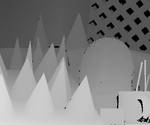
#> input picture EM/data/cones/disp2_small.png, 150 x 125 px, found by its file name; its folder holds 7 pictures in this run
$ jupyter execute --allow-errors reproduce.ipynb
#> lines starting #> are read from the running program, lines starting #| are printed output that depends on the picture
[cell 1]
import numpy as np

## @TODO

1. 再开一个 b_mat ✅
2. 写一个自由能函数，看看到底是否会下降 ✅
3. b_mat 初始化也有问题，要归一化 ✅
4. 现在问题，所有点都被更新为可见
5. 把代码取出来，方便debug

1. depth -> disparity, 预测 ideal_image 的 disparity_map ✅
2. 图片可以再缩小一倍，加快速度 ✅
2. b的初始化 ✅
3. sigma = 5 ✅
4. 向量化编程

## 重大错误

- 对 $b_i^m$ 更新理解不到位，应该不能用已有的 Depth / visible，而是要估计其二者的分布！

## 读取一个图片，获取必要参数

[cell 2]
from PIL import Image
from matplotlib import pyplot as plt
import os
import utils

DATA_PREFIX = "/Users/yee/Desktop/paper/EM/data/cones/"

[cell 3]
## 读取图片和disparity map
true_disparity_image = (np.array(Image.open(DATA_PREFIX + "disp2_small.png")) / 9).astype(int)
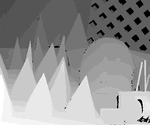
#> true_disparity_image: shape (125, 150) int64; min 0, max 24, mean 14; drawn with min black and max white
image1 = np.array(Image.open(DATA_PREFIX + "im2_small.png").convert("L"), dtype='int64')
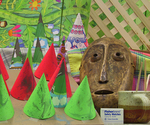
#> input picture EM/data/cones/im2_small.png, 150 x 125 px, found by its file name
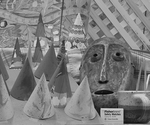
#> image1: shape (125, 150) int64; min 0, max 225, mean 125.5
image2 = np.array(Image.open(DATA_PREFIX + "im6_small.png").convert("L"), dtype='int64')
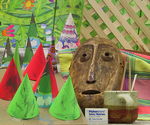
#> input picture EM/data/cones/im6_small.png, 150 x 125 px, found by its file name
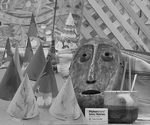
#> image2: shape (125, 150) int64; min 0, max 230, mean 128.9

[cell 4]
plt.imshow(true_disparity_image, cmap="gray")

## 初始化参数

注意 width 是列，height 是行！
访问 x,y 和 矩阵行列是反的

[cell 5]
#############################
""" basic params """

NUM_INPUT = 2
HEIGHT = 125
WIDTH = 150
NUM_COLOR = 2  # 灰度图

# 32 种 color bins(0,1,2,3,4,5,6,7 是第一个bin), 灰度图的 scale 0 - 255
NUM_COLOR_BINS = 32
num_color_in_bin = 256 / NUM_COLOR_BINS
C = 10 ** (-4)  # in the psi function(potential function)
sigma_d = 300
sigma_v = 30

###############################
""" visible variables """

NUM_VISIBLE_CONF = 2  # S
NUM_DEPTH_LEVEL = 24  # R depth level
num_visible_state = NUM_VISIBLE_CONF * NUM_DEPTH_LEVEL  # M = R * S 从 0 开始 m = r * S + s

## visibility configuration matrix
visibility_conf_mat = np.array([[1, 1], [1, 0]])

## depth value for each level
depth_vec = [i + 1 for i in range(NUM_DEPTH_LEVEL)]

###############################
""" input image """

I = [image1, image2]


###############################
""" \Theta"""

## ideal image
ideal_image = I[0] ## 初始值设为 I[0]


## histgram for each image
## 0(0,1,2,3,4,5,6,7), 1(8,9,10,11,12,13,14,15), ... 31 ( 32 bins )
## 初始分布暂时选取一个均匀分布
hist_mat = np.ones([NUM_INPUT, NUM_COLOR_BINS]) / NUM_COLOR_BINS


## 灰度图相当于一个一维分布, 不能随意初始化，否则会导致正太分布的概率过于小
covariance = 5
###############################

## 开始对 b 与 visibility_state 的初始化

这里无视了任何 ground truth 的结果，先试试这样会怎么样

[cell 6]
b_mat = np.zeros([HEIGHT * WIDTH, num_visible_state])
#> (the rest of this cell did not finish here and is left out)

[cell 7]
disparity_image = np.zeros([HEIGHT, WIDTH])
visible_image = np.zeros([HEIGHT, WIDTH])
#> (the rest of this cell did not finish here and is left out)

[cell 8]
plt.imshow(true_disparity_image, cmap='gray')

[cell 9]
plt.imshow(disparity_image, cmap='gray')
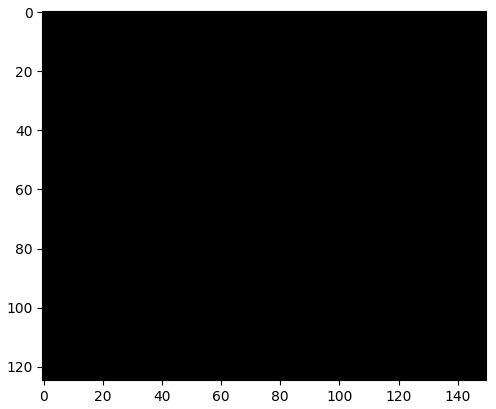
#> figure drawn by matplotlib, 1 panel

[cell 10]
plt.imshow(visible_image, cmap = 'gray')

## EM 算法

### 自由能

$$F(q, \theta) = -E_q[logp(y, x|\theta)] - H(q)$$
$$ =-E_q[logp(y|x, \theta) + logp(x)] - H(q) $$

利用 **mean field approxiamation** 来估计后验分布 $p(x | y, \hat{\theta^{(t)}}) = h(x) = \Pi_ih_i(x_i)$

计算$ F_{MF}$

首先计算 $\log p(y_{i^{'}} | x_i^m, \theta) = [f(y^{k}_{i_{'}}; y_i^*, \Sigma)]^{v_i^{sk}}[g(y_{i^{'}}^k; h^k)]^{1-v_i^{sk}}$

## estimation

这一步要确定隐变量的分布，用 $b_i^m$ 来代表分布 ideal_image 中第 i 个点，是状态 m 的概率

计算 $\psi_{mn}$ $x_i, x_j, 在 状态 m, n的potential$
$\psi(x_{i}^{rs}, x_{j}^{pq}) = \exp({-D1 - D2}) + C$

$D1 = \dfrac{D_{ij}(r, p)}{\sigma_d} = \dfrac{|r - p|}{ R \times \sigma_d}$

$D2 = \dfrac{D_{ij}(s, q)}{\sigma_v}$

[cell 11]
import math

## depth level 的距离
def cal_D1(r, p, sigma_d):
    D1 = abs(r - p) / (NUM_DEPTH_LEVEL * sigma_d)
    return D1

## visibility level 的距离
## number of dissimilar entries of v_i^s and v_j^q
## s, q configuration 的index，可以对应出两个向量
# [16 lines left out: functions cal_D2, psi_mn, not called in this run]

## 返回正态分布的概率

服从 $\mu = y_i^*, \Sigma$ 的正态分布

[cell 12]
from scipy import stats
stats.norm.pdf(2, 0, 4)
def norm_pdf(x, mu, sigma):
    return math.exp(-0.5 * (x - mu) ** 2 / sigma ** 2) / (math.sqrt(2 * math.pi) * sigma)

## 返回 histgram 的概率

先考虑灰度图 0 ~ 255

$h^k = \{h_b^k \}$

b 在 $[0, 31]$ 中取值，32个bins

$[0, 1, 2, 3, 4, 5, 6, 7] ... [248, 249, 250, 251, 252, 253, 254, 255]$

[cell 13]
def hist_prob(k, color):
    bin_index = int(color // num_color_in_bin)
    return hist_mat[k][bin_index]

## E step

更新 $b_i^m$

[cell 14]
# [36 lines left out: functions update_bim_iterunit, update_bim, not called in this run]

def update_b():
    cnt = 0
    for i in range(HEIGHT * WIDTH):
        cnt += 1
        row, col = map_1D_to_2D(i)

        if cnt == WIDTH:
            cnt = 0
            print("\r" + str(row), end="")
            ## break

        r, s = map_m_to_r_s(visible_state[row, col])
        for m in range(num_visible_state):

#             print(f"[update_b]: i = {i}")
            update_bim(i, m)

    ## 归一化
    for index in range(HEIGHT * WIDTH):
        b_mat[index] = b_mat[index] / sum(b_mat[index])


# [34 lines left out: function free_energy, not called in this run]

## 更新隐变量 D, V 的值

$b_i^m$ 相当于一个隐变量的分布

[cell 15]
## 先采用简单的，取 argmax
# 返回Depth level, conf index
# [6 lines left out: function update_visible, not called in this run]

def E_step():
    update_b()
    update_visible(b_mat)

[cell 16]
# print(f"free energy: {free_energy()}")

#> (a cell that did not finish here is left out)

#> (a cell that did not finish here is left out)

#> (a cell that did not finish here is left out)

[cell 20]
depth_map = np.zeros([HEIGHT, WIDTH])
visi_map = np.zeros([HEIGHT, WIDTH])
#> (the rest of this cell did not finish here and is left out)

[cell 21]
plt.imshow(visi_map, cmap ='gray')

[cell 22]
plt.imshow(depth_map, cmap='gray')
# [4 lines of commented-out code are left out]

## maxmization

更新$y_i^* = \dfrac{\Sigma_k V_i^k y^k_{i^{'}}}{\Sigma_k V_i^k}$

[cell 23]
## 已知 visible variable
# [11 lines left out: function update_one_pixel, not called in this run]

def update_y_ideal():
    for i in range(HEIGHT):
        for j in range(WIDTH):
            index = map_2D_to_1D(i, j)
            update_one_pixel(index)

更新 $\Sigma$

[cell 24]
# [14 lines left out: function update_cov, not called in this run]

更新 $h_b^k$

[cell 25]
# [23 lines left out: functions is_in_color_bin, update_h_of_one_image, not called in this run]

def update_hist():
    for k in range(NUM_INPUT):
        update_h_of_one_image(k)

def M_step():
    global covariance
    update_y_ideal()
    covariance = update_cov()
    update_hist()

#> (a cell that did not finish here is left out)

[cell 27]
print(covariance)
print((hist_mat[1]))
plt.imshow(ideal_image, cmap ='gray')

[cell 28]
sum(hist_mat[1])

[cell 29]
plt.imshow(I[0], cmap='gray')

[cell 30]
## util functions and classes


## read in the file
class FileReader(object):

    # [7 lines left out: function __init__, not called in this run]


    def _open_image(self, path):
        return Image.open(path).convert('L')


    # [14 lines left out: function _parse_calibration_info, not called in this run]

    def get_image_and_calibration(self, index):

        return (self._open_image(self.info_list[index][0]), self.info_list[index][1:])


## store image info
class ImageInfo(object):
    # [16 lines left out: functions __init__, construct_basic_param, not called in this run]

## utils functions

[cell 31]
## 此函数需要矩阵坐标
## 返回一个矩阵坐标
# [6 lines left out: function map_ideal_to_kth, not called in this run]


## 此函数针对于 矩阵形式的坐标
## @param: i 为行index(height, y), j 为列index(width, x), 均从0开始
## @return: i * n_cols + j
def map_2D_to_1D(i, j, n_rows=HEIGHT, n_cols=WIDTH):
    if j >= n_cols:
        print(f"[map_2D_to_1D]: width {j} index out of range")
        return None
    elif j < 0:
        print(f"[map_2D_to_1D]: width {j} index out of range")
    if i >= n_rows:
        print(f"[map_2D_to_1D]: height {i} index out of range")
        return None
    elif i < 0:
        print(f"[map_2D_to_1D]: height {i} index out of range")
    return int(i * n_cols + j)

## @param: index, 1维化的index
def map_1D_to_2D(index, n_rows=HEIGHT, n_cols=WIDTH):
    i = index // n_cols
    j = index - i * n_cols
    if i >= n_rows:
        print(f"[map_1D_to_2D] height {i} index out of range")
        return None
    if j >= n_cols:
        print(f"[map_1D_to_2D] width {j} index out of range")
        return None
    return (int(i), int(j))


## 从状态 m，映射到 Depth level r 和 visibility configuration s
## M = RS, m = r * S + s, m, r, s 都从0开始
def map_m_to_r_s(m, R=NUM_DEPTH_LEVEL, S=NUM_VISIBLE_CONF):
    return map_1D_to_2D(m, R, S)

def map_r_s_to_m(r, s, R=NUM_DEPTH_LEVEL, S=NUM_VISIBLE_CONF):
    return map_2D_to_1D(r, s, R, S)

## @param: i 为行index(height, y), j 为列index(width, x), 均从0开始
## @return: 对应的 (x, y) 坐标 = (j, i), origin 在 topleft
def coordinate(mat_representation):
    i, j = mat_representation
    return (j, i)

def mat_form(coordinate):
    x, y = coordinate
    return int(y), int(x)

# [6 lines left out: function is_out_image, not called in this run]

[cell 32]
def neighbor(index):
    i, j = map_1D_to_2D(index)
    left = i * WIDTH + j - 1
    right = i * WIDTH + j + 1
    upper = (i - 1) * WIDTH + j
    lower = (i + 1) * WIDTH + j

    if i == 0:
        if j == 0:
            return (lower, right)
        elif j == WIDTH - 1:
            return (lower, left)
        else:
            return (lower, left, right)

    if i == HEIGHT - 1:
        if j == 0:
            return (upper, right)
        elif j == WIDTH - 1:
            return (upper, left)
        else:
            return(upper, left, right)

    if j == 0:
        return (upper, lower, right)
    if j == WIDTH - 1:
        return (upper, lower, left)

    return (left, right, upper, lower)

## test neighbor
for item in neighbor(map_2D_to_1D(0, 0)):
    print(map_1D_to_2D(item))

print("=" * 20)

for item in neighbor(map_2D_to_1D(0, WIDTH - 1)):
    print(map_1D_to_2D(item))

print("=" * 20)

for item in neighbor(map_2D_to_1D(HEIGHT - 1, 0)):
    print(map_1D_to_2D(item))

print("=" * 20)

for item in neighbor(map_2D_to_1D(HEIGHT - 1, WIDTH - 1)):
    print(map_1D_to_2D(item))

print("=" * 20)

for item in neighbor(map_2D_to_1D(4, 0)):
    print(map_1D_to_2D(item))

print("=" * 20)

for item in neighbor(map_2D_to_1D(4, WIDTH - 1)):
    print(map_1D_to_2D(item))

print("=" * 20)

[cell 33]
print(norm_pdf(200, 200, 5))
from scipy import stats
print(stats.norm.pdf(200, 200, 1))

[cell 34]
print(hist_mat[1])

[cell 35]
map_m_to_r_s(0)

[cell 36]
map_m_to_r_s(18)
